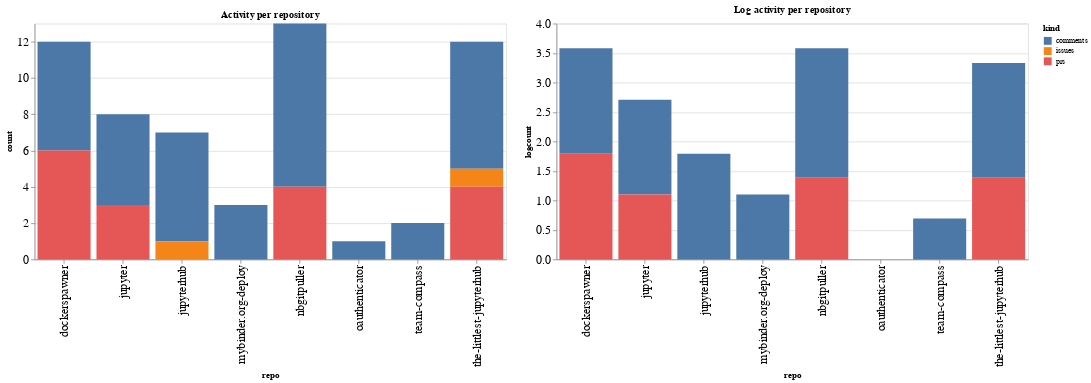

The cell this chart's notebook holds for it:
### Code cell
ch1 = alt.Chart(repo_summaries, width=600, title="Activity per repository").mark_bar().encode(
    x='repo',
    y='count',
    color='kind',
    tooltip="kind"
)

ch2 = alt.Chart(repo_summaries, width=600, title="Log activity per repository").mark_bar().encode(
    x='repo',
    y='logcount',
    color='kind',
    tooltip="kind"
)

ch1 | ch2

### Figure 1 — Vega-Lite specification as saved in the notebook (floating-point values rounded to 4 significant figures)
{"config": {"axisLeft": {"labelFontSize": 15}, "axisBottom": {"labelFontSize": 15}}, "hconcat": [{"mark": "bar", "encoding": {"color": {"type": "nominal", "field": "kind"}, "tooltip": {"type": "nominal", "field": "kind"}, "x": {"type": "nominal", "field": "repo"}, "y": {"type": "quantitative", "field": "count"}}, "title": "Activity per repository", "width": 600}, {"mark": "bar", "encoding": {"color": {"type": "nominal", "field": "kind"}, "tooltip": {"type": "nominal", "field": "kind"}, "x": {"type": "nominal", "field": "repo"}, "y": {"type": "quantitative", "field": "logcount"}}, "title": "Log activity per repository", "width": 600}], "data": {"name": "data-8490cb9e7ecf7d4c73ec5ab9b2c399d2"}, "$schema": "https://vega.github.io/schema/vega-lite/v4.8.1.json", "datasets": {"data-8490cb9e7ecf7d4c73ec5ab9b2c399d2": [{"repo": "dockerspawner", "kind": "comments", "count": 6, "logcount": 1.792}, {"repo": "dockerspawner", "kind": "prs", "count": 6, "logcount": 1.792}, {"repo": "jupyter", "kind": "comments", "count": 5, "logcount": 1.609}, {"repo": "jupyter", "kind": "prs", "count": 3, "logcount": 1.099}, {"repo": "jupyterhub", "kind": "comments", "count": 6, "logcount": 1.792}, {"repo": "jupyterhub", "kind": "issues", "count": 1, "logcount": 0.0}, {"repo": "mybinder.org-deploy", "kind": "comments", "count": 3, "logcount": 1.099}, {"repo": "nbgitpuller", "kind": "comments", "count": 9, "logcount": 2.197}, {"repo": "nbgitpuller", "kind": "prs", "count": 4, "logcount": 1.386}, {"repo": "oauthenticator", "kind": "comments", "count": 1, "logcount": 0.0}, {"repo": "team-compass", "kind": "comments", "count": 2, "logcount": 0.6931}, {"repo": "the-littlest-jupyterhub", "kind": "comments", "count": 7, "logcount": 1.946}, {"repo": "the-littlest-jupyterhub", "kind": "issues", "count": 1, "logcount": 0.0}, {"repo": "the-littlest-jupyterhub", "kind": "prs", "count": 4, "logcount": 1.386}]}}
